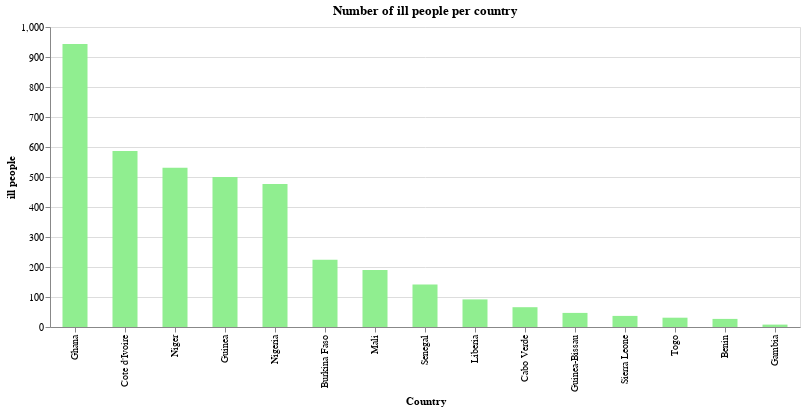

Source (notebook cell):
### Markdown cell above
### Number of ill patients

### Code cell
source = covid_ana_sort
alt.Chart(source).mark_bar(size = 25).encode(x = alt.X('Country', sort='-y'), y = 'ill people', color = alt.value('lightgreen'),).properties(width = alt.Step(50), height = 300, title = 'Number of ill people per country').interactive()

### Figure 1 — Vega-Lite specification as saved in the notebook (floating-point values rounded to 4 significant figures)
{"config": {"view": {"continuousWidth": 400, "continuousHeight": 300}}, "data": {"name": "data-96d72c53f4e357daf33d0548ac11261c"}, "mark": {"type": "bar", "size": 25}, "encoding": {"color": {"value": "lightgreen"}, "x": {"type": "nominal", "field": "Country", "sort": "-y"}, "y": {"type": "quantitative", "field": "ill people"}}, "height": 300, "selection": {"selector006": {"type": "interval", "bind": "scales", "encodings": ["x", "y"]}}, "title": "Number of ill people per country", "width": {"step": 50}, "$schema": "https://vega.github.io/schema/vega-lite/v4.0.2.json", "datasets": {"data-96d72c53f4e357daf33d0548ac11261c": [{"Country": "Ghana", "Lat": 7.947, "Long": -1.023, "Date": "2020-04-20T00:00:00", "Confirmed_cases": 1042, "Dead": 9, "Recovered": 99, "ill people": 943, "Death rate": 0.008637, "Recovered rate": 0.09501}, {"Country": "Cote d'Ivoire", "Lat": 7.54, "Long": -5.547, "Date": "2020-04-20T00:00:00", "Confirmed_cases": 847, "Dead": 9, "Recovered": 260, "ill people": 587, "Death rate": 0.01063, "Recovered rate": 0.307}, {"Country": "Nigeria", "Lat": 9.082, "Long": 8.675, "Date": "2020-04-20T00:00:00", "Confirmed_cases": 665, "Dead": 22, "Recovered": 188, "ill people": 477, "Death rate": 0.03308, "Recovered rate": 0.2827}, {"Country": "Niger", "Lat": 17.61, "Long": 8.082, "Date": "2020-04-20T00:00:00", "Confirmed_cases": 648, "Dead": 20, "Recovered": 117, "ill people": 531, "Death rate": 0.03086, "Recovered rate": 0.1806}, {"Country": "Guinea", "Lat": 9.946, "Long": -9.697, "Date": "2020-04-20T00:00:00", "Confirmed_cases": 622, "Dead": 5, "Recovered": 122, "ill people": 500, "Death rate": 0.008039, "Recovered rate": 0.1961}, {"Country": "Burkina Faso", "Lat": 12.24, "Long": -1.562, "Date": "2020-04-20T00:00:00", "Confirmed_cases": 581, "Dead": 38, "Recovered": 357, "ill people": 224, "Death rate": 0.0654, "Recovered rate": 0.6145}, {"Country": "Senegal", "Lat": 14.5, "Long": -14.45, "Date": "2020-04-20T00:00:00", "Confirmed_cases": 377, "Dead": 5, "Recovered": 235, "ill people": 142, "Death rate": 0.01326, "Recovered rate": 0.6233}, {"Country": "Mali", "Lat": 17.57, "Long": -3.996, "Date": "2020-04-20T00:00:00", "Confirmed_cases": 246, "Dead": 14, "Recovered": 56, "ill people": 190, "Death rate": 0.05691, "Recovered rate": 0.2276}, {"Country": "Liberia", "Lat": 6.428, "Long": -9.43, "Date": "2020-04-20T00:00:00", "Confirmed_cases": 99, "Dead": 8, "Recovered": 7, "ill people": 92, "Death rate": 0.08081, "Recovered rate": 0.07071}, {"Country": "Togo", "Lat": 8.62, "Long": 0.8248, "Date": "2020-04-20T00:00:00", "Confirmed_cases": 84, "Dead": 6, "Recovered": 53, "ill people": 31, "Death rate": 0.07143, "Recovered rate": 0.631}, {"Country": "Cabo Verde", "Lat": 16.54, "Long": -23.04, "Date": "2020-04-20T00:00:00", "Confirmed_cases": 67, "Dead": 1, "Recovered": 1, "ill people": 66, "Death rate": 0.01493, "Recovered rate": 0.01493}, {"Country": "Benin", "Lat": 9.308, "Long": 2.316, "Date": "2020-04-20T00:00:00", "Confirmed_cases": 54, "Dead": 1, "Recovered": 27, "ill people": 27, "Death rate": 0.01852, "Recovered rate": 0.5}, {"Country": "Guinea-Bissau", "Lat": 11.8, "Long": -15.18, "Date": "2020-04-20T00:00:00", "Confirmed_cases": 50, "Dead": 0, "Recovered": 3, "ill people": 47, "Death rate": 0.0, "Recovered rate": 0.06}, {"Country": "Sierra Leone", "Lat": 8.461, "Long": -11.78, "Date": "2020-04-20T00:00:00", "Confirmed_cases": 43, "Dead": 0, "Recovered": 6, "ill people": 37, "Death rate": 0.0, "Recovered rate": 0.1395}, {"Country": "Gambia", "Lat": 13.44, "Long": -15.31, "Date": "2020-04-20T00:00:00", "Confirmed_cases": 10, "Dead": 1, "Recovered": 2, "ill people": 8, "Death rate": 0.1, "Recovered rate": 0.2}]}}
